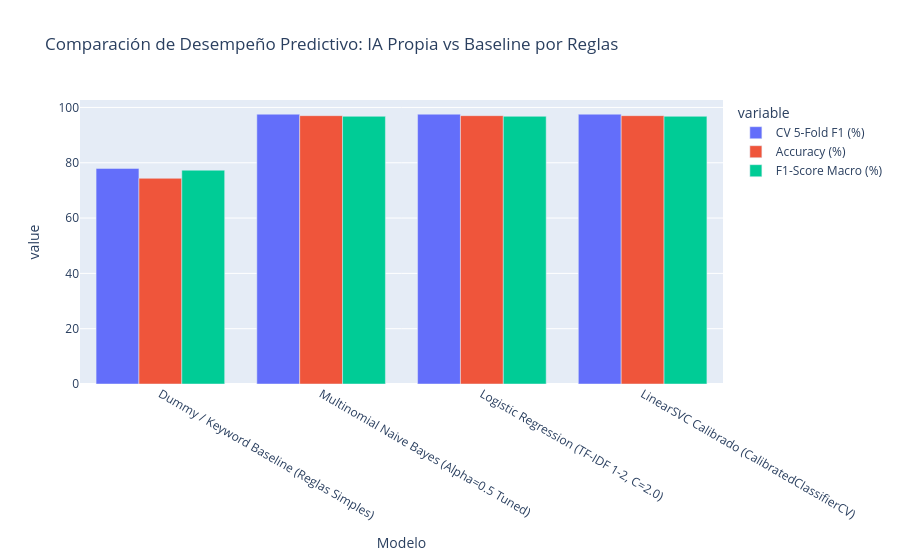
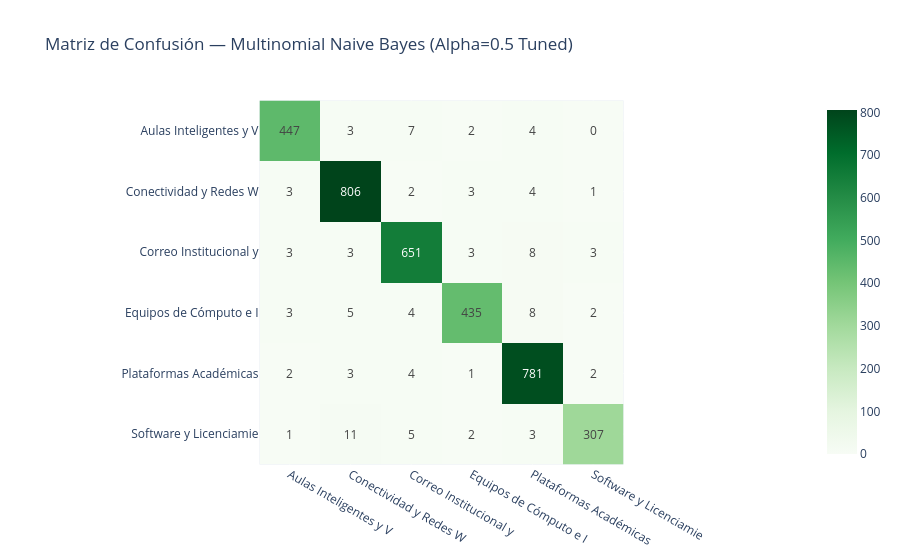

Write notebook code for charts like these, in order.
### Markdown cell above
## Fase 5: Evaluación (Evaluation — Pertinencia frente al Baseline)
Comparamos las métricas predictivas (`Accuracy`, `Precision Macro`, `Recall Macro`, `F1-Score Macro`) y la eficiencia operativa (`Latencia ms/ticket`) junto con la matriz de confusión del modelo ganador.

### Code cell
df_eval = pd.DataFrame([
    {
        "model_id": m["model_id"],
        "Modelo": m["display_name"],
        "Es Baseline": m["is_baseline"],
        "CV 5-Fold F1 (%)": round(m["cv_f1_mean"] * 100, 2),
        "CV Std (%)": round(m["cv_f1_std"] * 100, 2),
        "Accuracy (%)": round(m["accuracy"] * 100, 2),
        "Precision Macro (%)": round(m["precision_macro"] * 100, 2),
        "Recall Macro (%)": round(m["recall_macro"] * 100, 2),
        "F1-Score Macro (%)": round(m["f1_macro"] * 100, 2),
        "Latencia (ms/ticket)": m["latency_ms"],
        "Tiempo Train (s)": m["train_seconds"],
    }
    for m in registry["models"]
])
display(df_eval)

fig_cmp = px.bar(
    df_eval,
    x="Modelo",
    y=["CV 5-Fold F1 (%)", "Accuracy (%)", "F1-Score Macro (%)"],
    barmode="group",
    title="Comparación de Desempeño Predictivo: IA Propia vs Baseline por Reglas",
)
fig_cmp.show()

active_m = next(m for m in registry["models"] if m["model_id"] == registry["active_model_id"])
short_lbls = [l.split("(")[0].strip()[:22] for l in active_m["labels"]]
fig_cm = px.imshow(
    active_m["confusion_matrix"],
    x=short_lbls,
    y=short_lbls,
    text_auto=True,
    color_continuous_scale="Greens",
    title=f"Matriz de Confusión — {active_m['display_name']}",
)
fig_cm.show()

kw_rows = [
    {"Servicio": svc, "Top 15 Palabras Clave Predictivas": ", ".join(f"{item['term']} ({item['weight']:.2f})" if isinstance(item, dict) else str(item) for item in kws)}
    for svc, kws in registry.get("top_keywords_per_service", {}).items()
]
display(pd.DataFrame(kw_rows))

### Figure 1 — Plotly figure (JSON) as saved in the notebook; plotly's stock layout.template omitted (floating-point values rounded to 4 significant figures)
{"data": [{"alignmentgroup": "True", "hovertemplate": "variable=CV 5-Fold F1 (%)<br>Modelo=%{x}<br>value=%{y}<extra></extra>", "legendgroup": "CV 5-Fold F1 (%)", "marker": {"color": "#636efa", "pattern": {"shape": ""}}, "name": "CV 5-Fold F1 (%)", "offsetgroup": "CV 5-Fold F1 (%)", "orientation": "v", "showlegend": true, "textposition": "auto", "type": "bar", "x": ["Dummy / Keyword Baseline (Reglas Simples)", "Multinomial Naive Bayes (Alpha=0.5 Tuned)", "Logistic Regression (TF-IDF 1-2, C=2.0)", "LinearSVC Calibrado (CalibratedClassifierCV)"], "xaxis": "x", "y": [77.96, 97.56, 97.56, 97.56], "yaxis": "y"}, {"alignmentgroup": "True", "hovertemplate": "variable=Accuracy (%)<br>Modelo=%{x}<br>value=%{y}<extra></extra>", "legendgroup": "Accuracy (%)", "marker": {"color": "#EF553B", "pattern": {"shape": ""}}, "name": "Accuracy (%)", "offsetgroup": "Accuracy (%)", "orientation": "v", "showlegend": true, "textposition": "auto", "type": "bar", "x": ["Dummy / Keyword Baseline (Reglas Simples)", "Multinomial Naive Bayes (Alpha=0.5 Tuned)", "Logistic Regression (TF-IDF 1-2, C=2.0)", "LinearSVC Calibrado (CalibratedClassifierCV)"], "xaxis": "x", "y": [74.38, 97.03, 97.03, 97.03], "yaxis": "y"}, {"alignmentgroup": "True", "hovertemplate": "variable=F1-Score Macro (%)<br>Modelo=%{x}<br>value=%{y}<extra></extra>", "legendgroup": "F1-Score Macro (%)", "marker": {"color": "#00cc96", "pattern": {"shape": ""}}, "name": "F1-Score Macro (%)", "offsetgroup": "F1-Score Macro (%)", "orientation": "v", "showlegend": true, "textposition": "auto", "type": "bar", "x": ["Dummy / Keyword Baseline (Reglas Simples)", "Multinomial Naive Bayes (Alpha=0.5 Tuned)", "Logistic Regression (TF-IDF 1-2, C=2.0)", "LinearSVC Calibrado (CalibratedClassifierCV)"], "xaxis": "x", "y": [77.31, 96.8, 96.8, 96.8], "yaxis": "y"}], "layout": {"barmode": "group", "legend": {"title": {"text": "variable"}, "tracegroupgap": 0}, "title": {"text": "Comparación de Desempeño Predictivo: IA Propia vs Baseline por Reglas"}, "xaxis": {"anchor": "y", "domain": [0.0, 1.0], "title": {"text": "Modelo"}}, "yaxis": {"anchor": "x", "domain": [0.0, 1.0], "title": {"text": "value"}}}}

### Figure 2 — Plotly figure (JSON) as saved in the notebook; plotly's stock layout.template omitted (floating-point values rounded to 4 significant figures)
{"data": [{"coloraxis": "coloraxis", "hovertemplate": "x: %{x}<br>y: %{y}<br>color: %{z}<extra></extra>", "name": "0", "texttemplate": "%{z}", "type": "heatmap", "x": ["Aulas Inteligentes y V", "Conectividad y Redes W", "Correo Institucional y", "Equipos de Cómputo e I", "Plataformas Académicas", "Software y Licenciamie"], "xaxis": "x", "y": ["Aulas Inteligentes y V", "Conectividad y Redes W", "Correo Institucional y", "Equipos de Cómputo e I", "Plataformas Académicas", "Software y Licenciamie"], "yaxis": "y", "z": [[447, 3, 7, 2, 4, 0], [3, 806, 2, 3, 4, 1], [3, 3, 651, 3, 8, 3], [3, 5, 4, 435, 8, 2], [2, 3, 4, 1, 781, 2], [1, 11, 5, 2, 3, 307]]}], "layout": {"coloraxis": {"autocolorscale": false, "colorscale": [[0.0, "rgb(247,252,245)"], [0.125, "rgb(229,245,224)"], [0.25, "rgb(199,233,192)"], [0.375, "rgb(161,217,155)"], [0.5, "rgb(116,196,118)"], [0.625, "rgb(65,171,93)"], [0.75, "rgb(35,139,69)"], [0.875, "rgb(0,109,44)"], [1.0, "rgb(0,68,27)"]]}, "title": {"text": "Matriz de Confusión — Multinomial Naive Bayes (Alpha=0.5 Tuned)"}, "xaxis": {"anchor": "y", "constrain": "domain", "domain": [0.0, 1.0], "scaleanchor": "y"}, "yaxis": {"anchor": "x", "autorange": "reversed", "constrain": "domain", "domain": [0.0, 1.0]}}}
